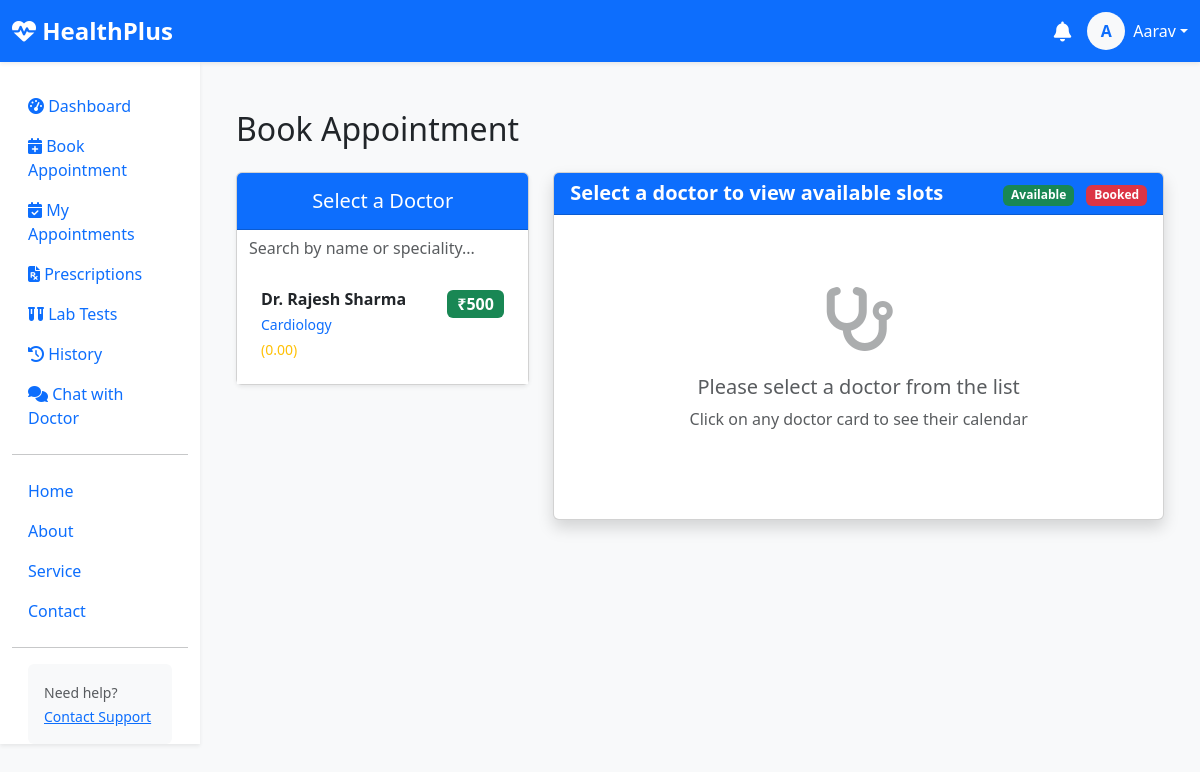
The page /patient/book/ (signed in) on the database as committed earlier.
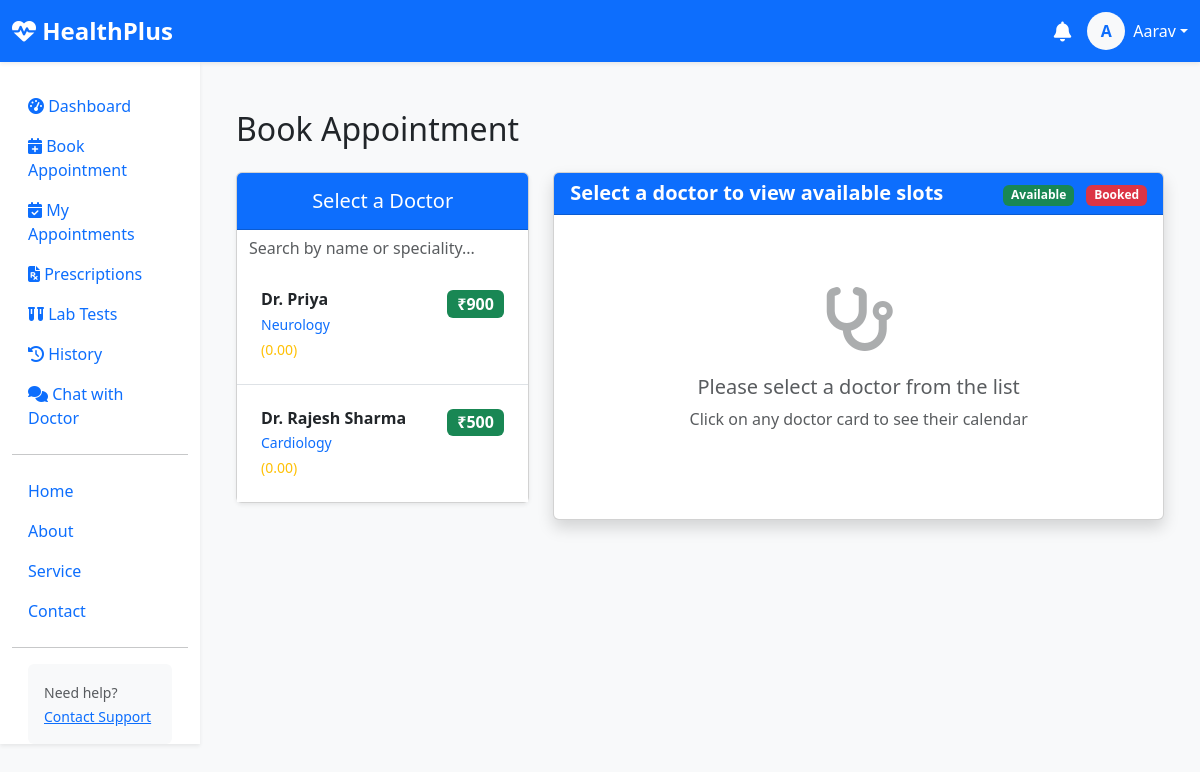
The same page on the database as committed later.
### healthcare/models.py (models this page shows, shortened)
class Doctor(models.Model):
    user = models.OneToOneField(CustomUser, on_delete=models.CASCADE, related_name='doctor_profile')
    speciality = models.ForeignKey(Speciality, on_delete=models.SET_NULL, null=True, related_name='doctors')
    degree = models.CharField(max_length=100)
    experience_years = models.PositiveIntegerField(default=0)
    fees = models.PositiveIntegerField(validators=[MinValueValidator(100)])
    consultation_time = models.PositiveSmallIntegerField(default=30, help_text="Minutes per patient")
    is_verified = models.BooleanField(default=False)
    rating = models.DecimalField(max_digits=3, decimal_places=2, default=0.00)
    total_reviews = models.PositiveIntegerField(default=0)
    created_at = models.DateTimeField(auto_now_add=True)
    class Meta:
        ordering = ['user__first_name']

class CustomUser(AbstractUser):
    ROLE_CHOICES = (
        ('patient', 'Patient'),
        ('doctor', 'Doctor'),
        ('admin', 'Admin'),
    )
    username = None
    email = models.EmailField(unique=True, db_index=True)
    role = models.CharField(max_length=20, choices=ROLE_CHOICES, default='patient')
    first_name = models.CharField(max_length=50)
    last_name = models.CharField(max_length=50, blank=True)
    mobile_number = models.CharField(max_length=15, blank=True, null=True)
    gender = models.CharField(max_length=10, choices=[('male','Male'),('female','Female'),('other','Other')], blank=True)
    dob = models.DateField("Date of Birth", null=True, blank=True)
    address = models.TextField(blank=True)
    image = models.ImageField(upload_to='users/', blank=True, null=True)
    is_email_verified = models.BooleanField(default=False)
    created_at = models.DateTimeField(auto_now_add=True)
    objects = UserManager()
    USERNAME_FIELD = 'email'
    REQUIRED_FIELDS = []
    def get_full_name(self):
        return f"{self.first_name} {self.last_name}".strip() or self.email

class Speciality(models.Model):
    name = models.CharField(max_length=100, unique=True)
    description = models.TextField(blank=True)
    created_at = models.DateTimeField(auto_now_add=True)

### healthcare/views/booking.py (the view)
# urls.py: path('patient/book/', book_appointment, name='book_appointment'),
@login_required(login_url="login")
def book_appointment(request):
    if request.user.role != 'patient':
        return redirect('home')
    doctors = Doctor.objects.filter(is_verified=True).select_related('user', 'speciality')
    return render(request, 'patient/book_appointment.html', {'doctors': doctors})

### templates/patient/book_appointment.html (shortened to what this page needs)
{% extends "patient/base.html" %}
{% load static %}
{% block extra_css %}
<link href='https://cdn.jsdelivr.net/npm/fullcalendar@6.1.15/main.min.css' rel='stylesheet'>
{% endblock %}
{% block content %}
<div class="container py-4">
    <h2 class="mb-4">
        Book Appointment
    </h2>
    <div class="row g-4">
        <div class="col-lg-4">
            <div class="card shadow-sm sticky-top" style="top: 20px;">
                <div class="card-header bg-primary text-white text-center py-3">
                    <h5 class="mb-0">Select a Doctor</h5>
                </div>
                <div class="card-body p-0">
                    <input type="text" id="searchDoctor" class="form-control border-0 shadow-none rounded-0"
                           placeholder="Search by name or speciality..." autocomplete="off">
                    <div class="list-group list-group-flush" style="max-height: 65vh; overflow-y: auto;">
                        {% for doctor in doctors %}
                        <a href="#" class="list-group-item list-group-item-action doctor-card p-4"
                           data-doctor-id="{{ doctor.id }}">
                            <div class="d-flex justify-content-between align-items-start">
                                <div>
                                    <h6 class="mb-1 fw-bold">Dr. {{ doctor.user.get_full_name }}</h6>
                                    <p class="mb-1 text-primary small">{{ doctor.speciality.name }}</p>
                                    <div class="d-flex align-items-center gap-1 text-warning small">
                                        ({{ doctor.rating }})
                                    </div>
                                </div>
                                <div class="text-end">
                                    <span class="badge bg-success fs-6">₹{{ doctor.fees }}</span>
                                </div>
                            </div>
                        </a>
                        {% empty %}
                        <div class="p-4 text-center text-muted">
                            <i class="fas fa-user-md fa-3x mb-3 opacity-25"></i>
                            <p>No verified doctors found</p>
                        </div>
                        {% endfor %}
                    </div>
                </div>
            </div>
        </div>
        <div class="col-lg-8">
            <div class="card shadow h-100">
                <div class="card-header bg-primary text-white d-flex justify-content-between align-items-center">
                    <h5 class="mb-0" id="selectedDoctorName">
                        Select a doctor to view available slots
                    </h5>
                    <div>
                        <span class="badge bg-success me-2">Available</span>
                        <span class="badge bg-danger">Booked</span>
                    </div>
                </div>
                <div class="card-body p-4">
                    <div id="noDoctorMessage" class="text-center py-5 text-muted">
                        <i class="fas fa-stethoscope fa-4x mb-4 opacity-50"></i>
                        <h5>Please select a doctor from the list</h5>
                        <p>Click on any doctor card to see their calendar</p>
                    </div>
                </div>
            </div>
        </div>
    </div>
</div>
{% endblock %}

Rows that differ between the two databases and show on the page:
added Doctor: user.get_full_name "Priya", speciality.name "Neurology", rating "0.00", fees "900"
